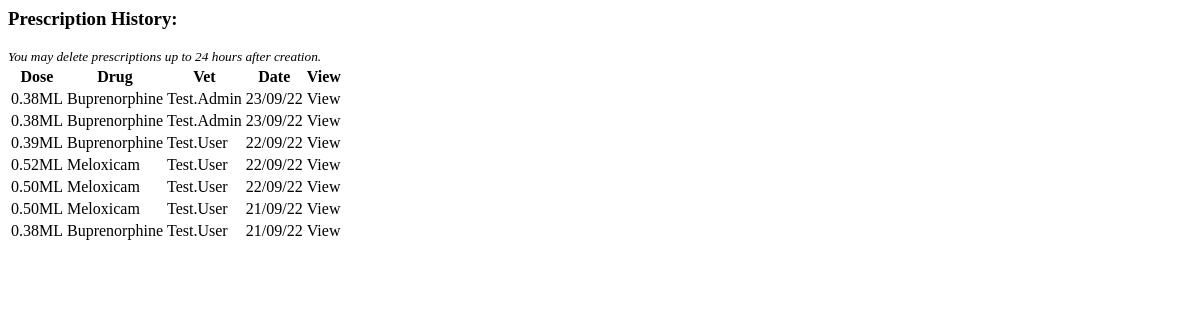
Before: /prescriptions/list-prescrip/1 with the older database file.
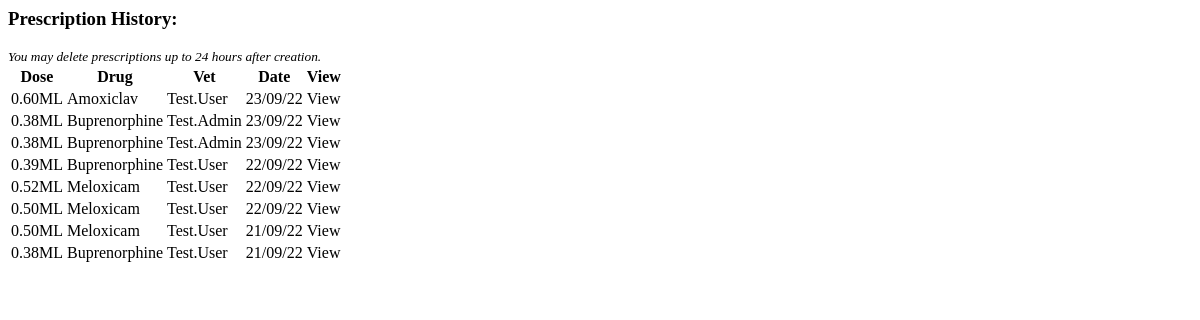
After: the same page with the newer database file.
### prescriptions/models.py (models this page shows, shortened)
class Prescription(models.Model):
    animal = models.ForeignKey(Record, on_delete=models.CASCADE, default=1)
    animal_weight = models.DecimalField(max_digits=5, decimal_places=2, blank=True, null=True)
    vet = models.ForeignKey(Vet, on_delete=models.CASCADE, default=1)
    drug = models.ForeignKey(Drugs, on_delete=models.PROTECT, default=None)
    drug_dose = models.DecimalField(max_digits=4, decimal_places=2, blank=True, null=True)
    dose = models.DecimalField(max_digits=5, decimal_places=2, blank=True, null=True)
    measure = models.CharField(max_length=2, blank=True)
    date = models.DateTimeField(auto_now_add=True)
    route = models.CharField(max_length=8, blank=True)
    class Meta:
        ordering = ['-date']

class Drugs(models.Model):
    name = models.CharField(max_length=50)
    dose = models.DecimalField(max_digits=4, decimal_places=2)
    measure = models.CharField(max_length=2, choices=MEASURE)
    category = models.CharField(max_length=20, choices=CATEGORIES)
    route = models.CharField(max_length=8, choices=ROUTES)
    def __str__(self):
        return self.name
    class Meta:
        verbose_name_plural = 'Drugs'

### vetprofiles/models.py (models this page shows, shortened)
class Vet(AbstractBaseUser):
    email = models.EmailField(verbose_name="email", max_length=80, unique=True)
    first_name = models.CharField(max_length=30, blank=False)
    last_name = models.CharField(max_length=30, blank=False)
    last_login = models.DateTimeField(verbose_name='last login', auto_now=True)
    is_admin = models.BooleanField(default=False)
    is_active = models.BooleanField(default=True)
    is_staff = models.BooleanField(default=False)
    is_superuser = models.BooleanField(default=False)
    USERNAME_FIELD = 'email'
    REQUIRED_FIELDS = ['first_name', 'last_name', ]
    objects = AccountsManager()
    def __str__(self):
        return self.first_name + "." + self.last_name

### prescriptions/views.py (the view)
# urls.py: path('list-prescrip/<int:animal_id>', views.list_prescrip, name='list_prescrip'),
def list_prescrip(request, animal_id):
    prescrip_list = Prescription.objects.filter(animal=animal_id).all()
    context = {'prescrip_list': prescrip_list}
    return render(request, 'prescriptions/list_prescrip.html', context)

### prescriptions/templates/prescriptions/list_prescrip.html
<h3>Prescription History:</h3>
<small><em>You may delete prescriptions up to 24 hours after creation.</em></small>
<div>
    <table>
        <tr>
            <th>Dose</th>
            <th>Drug</th>
            <th>Vet</th>
            <th>Date</th>
            <th>View</th>
        </tr>
        {% for prescription in prescrip_list %}
        <tr>
            <td>{{ prescription.dose }}{{ prescription.measure }}</td>
            <td>{{ prescription.drug }}</td>
            <td>{{ prescription.vet }}</td>
            <td>{{ prescription.date|date:'d/m/y' }}</td>
            <td><a
            hx-get="{% url 'prescriptions:detail_prescrip' prescrip_id=prescription.id %}"
            hx-target="#modal-dialog">View</a></td>
        </tr>
        {% empty %}
        <p>No prescriptions</p>
        {% endfor %}
    </table>
</div>

Changed rows visible on the page:
added Prescription: dose "0.60", measure "ML", drug "Amoxiclav", vet "Test.User", date "23/09/22"
